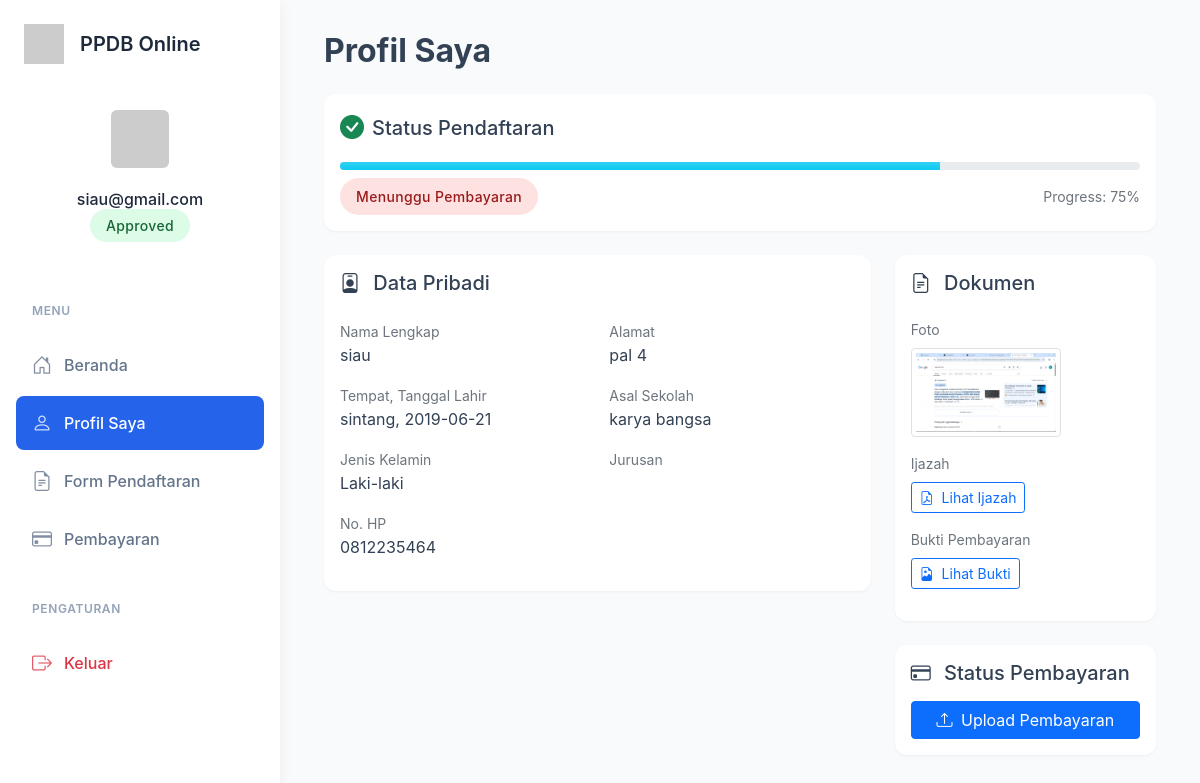
Screenshot of /profile (signed in) with the database file from the repository.
### app copy.py (models this page shows, shortened)
class User(db.Model):
    __tablename__ = 'users'  # Explicitly define table name
    id = db.Column(db.Integer, primary_key=True)
    username = db.Column(db.String(100), unique=True, nullable=False)
    password = db.Column(db.String(200), nullable=False)
    is_admin = db.Column(db.Boolean, default=False)
    is_verified = db.Column(db.Boolean, default=False)  # Add this attribute
    formulir = db.relationship('Formulir', back_populates='user')  # Add this relationship

class Formulir(db.Model):
    id = db.Column(db.Integer, primary_key=True)
    user_id = db.Column(db.Integer, db.ForeignKey('users.id'), nullable=False)  # Correct table name
    user = db.relationship('User', back_populates='formulir')
    nama_lengkap = db.Column(db.String(100))
    tempat_lahir = db.Column(db.String(100))
    tanggal_lahir = db.Column(db.String(100))
    jenis_kelamin = db.Column(db.String(20))
    alamat = db.Column(db.String(200))
    asal_sekolah = db.Column(db.String(200))
    no_hp = db.Column(db.String(20))
    foto_path = db.Column(db.String(200))
    ijazah_path = db.Column(db.String(200))
    pembayaran_path = db.Column(db.String(200))
    verifikasi_status = db.Column(db.String(20), default='belum')

### app copy.py (the view)
    def wrapper(*args, **kwargs):
        if 'user_id' not in session:
            flash('Anda perlu masuk terlebih dahulu.')
            return redirect(url_for('login'))
        return f(*args, **kwargs)

### templates/profile.html (shortened to what this page needs)
{% extends "base.html" %}
{% block content %}
<div class="row">
    <div class="col-12 mb-4">
        <h2 class="fw-bold mb-4">Profil Saya</h2>
        {% if formulir %}
        <div class="card mb-4">
            <div class="card-body">
                <div class="d-flex align-items-center mb-3">
                    <i class="bi bi-check-circle-fill fs-4 me-2 {% if formulir.verifikasi_status == 'approved' %}text-success{% elif formulir.verifikasi_status == 'pending' %}text-warning{% else %}text-danger{% endif %}"></i>
                    <h5 class="mb-0">Status Pendaftaran</h5>
                </div>
                {% set progress = 100 if formulir.verifikasi_status == 'approved' and formulir.pembayaran_status == 'approved'
                            else 75 if formulir.verifikasi_status == 'approved'
                            else 50 if formulir.verifikasi_status == 'pending'
                            else 25 if formulir.verifikasi_status == 'rejected'
                            else 0 %}
                <div class="progress rounded-pill mb-2" style="height: 15px;">
                    <div class="progress-bar bg-gradient {{ 'bg-success' if formulir.verifikasi_status == 'approved' and formulir.pembayaran_status == 'approved'
                                        else 'bg-info' if formulir.verifikasi_status == 'approved'
                                        else 'bg-warning' if formulir.verifikasi_status == 'pending'
                                        else 'bg-danger' }}"
                         role="progressbar"
                         style="width: {{ progress }}%">
                    </div>
                </div>
                <div class="d-flex justify-content-between align-items-center">
                    <span class="status-badge {{ 'status-approved' if formulir.verifikasi_status == 'approved' and formulir.pembayaran_status == 'approved'
                                    else 'status-pending' if formulir.verifikasi_status == 'pending'
                                    else 'status-rejected' }}">
                        {{ "Selesai" if formulir.verifikasi_status == 'approved' and formulir.pembayaran_status == 'approved'
                           else "Menunggu Pembayaran" if formulir.verifikasi_status == 'approved'
                           else formulir.verifikasi_status|title }}
                    </span>
                    <small class="text-muted">Progress: {{ progress }}%</small>
                </div>
            </div>
        </div>
        <div class="row">
            <div class="col-md-8">
                <div class="card mb-4">
                    <div class="card-body">
                        <h5 class="card-title mb-4">
                            <i class="bi bi-person-badge me-2"></i>
                            Data Pribadi
                        </h5>
                        <div class="row g-4">
                            <div class="col-md-6">
                                <div class="mb-3">
                                    <label class="text-muted small">Nama Lengkap</label>
                                    <p class="mb-0 fw-medium">{{ formulir.nama_lengkap }}</p>
                                </div>
                                <div class="mb-3">
                                    <label class="text-muted small">Tempat, Tanggal Lahir</label>
                                    <p class="mb-0 fw-medium">{{ formulir.tempat_lahir }}, {{ formulir.tanggal_lahir }}</p>
                                </div>
                                <div class="mb-3">
                                    <label class="text-muted small">Jenis Kelamin</label>
                                    <p class="mb-0 fw-medium">{{ formulir.jenis_kelamin }}</p>
                                </div>
                                <div class="mb-3">
                                    <label class="text-muted small">No. HP</label>
                                    <p class="mb-0 fw-medium">{{ formulir.no_hp }}</p>
                                </div>
                            </div>
                            <div class="col-md-6">
                                <div class="mb-3">
                                    <label class="text-muted small">Alamat</label>
                                    <p class="mb-0 fw-medium">{{ formulir.alamat }}</p>
                                </div>
                                <div class="mb-3">
                                    <label class="text-muted small">Asal Sekolah</label>
                                    <p class="mb-0 fw-medium">{{ formulir.asal_sekolah }}</p>
                                </div>
                                <div class="mb-3">
                                    <label class="text-muted small">Jurusan</label>
                                </div>
                            </div>
                        </div>
                    </div>
                </div>
            </div>
            <div class="col-md-4">
                <div class="card mb-4">
                    <div class="card-body">
                        <h5 class="card-title mb-4">
                            <i class="bi bi-file-earmark-text me-2"></i>
                            Dokumen
                        </h5>
                        {% if formulir.foto_path %}
                        <div class="mb-3">
                            <label class="text-muted small d-block mb-2">Foto</label>
                            <img src="{{ url_for('static', filename=formulir.foto_path) }}"
                                 class="img-thumbnail" style="max-width: 150px" alt="Foto profil">
                        </div>
                        {% endif %}
                        {% if formulir.ijazah_path %}
                        <div class="mb-3">
                            <label class="text-muted small d-block mb-2">Ijazah</label>
                            <a href="{{ url_for('static', filename=formulir.ijazah_path) }}"
                               class="btn btn-sm btn-outline-primary" target="_blank">
                               <i class="bi bi-file-earmark-pdf me-1"></i>
                               Lihat Ijazah
                            </a>
                        </div>
                        {% endif %}
                        {% if formulir.pembayaran_path %}
                        <div class="mb-3">
                            <label class="text-muted small d-block mb-2">Bukti Pembayaran</label>
                            <a href="{{ url_for('static', filename=formulir.pembayaran_path) }}"
                               class="btn btn-sm btn-outline-primary" target="_blank">
                               <i class="bi bi-file-earmark-image me-1"></i>
                               Lihat Bukti
                            </a>
                        </div>
                        {% endif %}
                    </div>
                </div>
                {% if formulir.verifikasi_status == 'approved' %}
                <div class="card">
                    <div class="card-body">
                        <h5 class="card-title mb-3">
                            <i class="bi bi-credit-card me-2"></i>
                            Status Pembayaran
                        </h5>
                        {% if formulir.pembayaran_status == 'approved' %}
                            <div class="status-badge status-approved w-100 text-center">Pembayaran Diterima</div>
                        {% elif formulir.pembayaran_status == 'pending' %}
                            <div class="status-badge status-pending w-100 text-center">Menunggu Verifikasi</div>
                        {% elif formulir.pembayaran_status == 'rejected' %}
                            <div class="status-badge status-rejected w-100 text-center mb-3">Pembayaran Ditolak</div>
                            <a href="{{ url_for('pembayaran') }}" class="btn btn-primary w-100">
                                <i class="bi bi-upload me-1"></i>
                                Upload Ulang Pembayaran
                            </a>
                        {% else %}
                            <a href="{{ url_for('pembayaran') }}" class="btn btn-primary w-100">
                                <i class="bi bi-upload me-1"></i>
                                Upload Pembayaran
                            </a>
                        {% endif %}
                    </div>
                </div>
                {% endif %}
            </div>
        </div>
        {% endif %}
    </div>
</div>
{% endblock %}

### templates/base.html (shortened to what this page needs)
<!DOCTYPE html>
<html>
<head>
  <link href="https://cdn.jsdelivr.net/npm/bootstrap@5.1.3/dist/css/bootstrap.min.css" rel="stylesheet">
  <link rel="stylesheet" href="https://cdn.jsdelivr.net/npm/bootstrap-icons@1.8.1/font/bootstrap-icons.css">
</head>
<body>
  <div class="wrapper">
    <nav class="sidebar">
      <div class="sidebar-header">
        <div class="sidebar-brand">
          <img src="https://ui-avatars.com/api/?name=PPDB&background=2563eb&color=fff" alt="Logo">
          <h4>PPDB Online</h4>
        </div>
        {% if session.user_id %}
        <div class="sidebar-user">
          {% set user = get_current_user() %}
          <img src="https://ui-avatars.com/api/?name={{ user.username }}&background=random" alt="Profile">
          <h6 class="mt-3 mb-1">{{ user.username }}</h6>
          {% set formulir = get_user_formulir() %}
          {% if formulir %}
          <span class="status-badge
                    {% if formulir.verifikasi_status == 'approved' %}status-approved
                    {% elif formulir.verifikasi_status == 'pending' %}status-pending
                    {% else %}status-rejected{% endif %}">
            {{ formulir.verifikasi_status|title }}
          </span>
          {% endif %}
        </div>
        {% endif %}
      </div>
      <div class="sidebar-menu">
        <div class="nav-section">
          <div class="nav-section-title">Menu</div>
          <div class="nav flex-column">
            {% if not session.user_id %}
            <a href="{{ url_for('index') }}" class="nav-link {{ 'active' if request.endpoint == 'index' }}">
              <i class="bi bi-house-door"></i>
              <span>Beranda</span>
            </a>
            <a href="{{ url_for('login') }}" class="nav-link {{ 'active' if request.endpoint == 'login' }}">
              <i class="bi bi-box-arrow-in-right"></i>
              <span>Login</span>
            </a>
            <a href="{{ url_for('register') }}" class="nav-link {{ 'active' if request.endpoint == 'register' }}">
              <i class="bi bi-person-plus"></i>
              <span>Daftar</span>
            </a>
            {% else %}
            <a href="{{ url_for('index') }}" class="nav-link {{ 'active' if request.endpoint == 'index' }}">
              <i class="bi bi-house-door"></i>
              <span>Beranda</span>
            </a>
            <a href="{{ url_for('profile') }}" class="nav-link {{ 'active' if request.endpoint == 'profile' }}">
              <i class="bi bi-person"></i>
              <span>Profil Saya</span>
            </a>
            <a href="{{ url_for('verifikasi') }}" class="nav-link {{ 'active' if request.endpoint == 'verifikasi' }}">
              <i class="bi bi-file-earmark-text"></i>
              <span>Form Pendaftaran</span>
            </a>
            {% set formulir = get_user_formulir() %}
            {% if formulir and formulir.verifikasi_status == 'approved' %}
            <a href="{{ url_for('pembayaran') }}" class="nav-link {{ 'active' if request.endpoint == 'pembayaran' }}">
              <i class="bi bi-credit-card"></i>
              <span>Pembayaran</span>
            </a>
            {% endif %}
            <div class="nav-section-title mt-4">Pengaturan</div>
            <a href="{{ url_for('logout') }}" class="nav-link text-danger">
              <i class="bi bi-box-arrow-right"></i>
              <span>Keluar</span>
            </a>
            {% endif %}
          </div>
        </div>
      </div>
    </nav>
    <div class="content">
      <div class="container-fluid">
        {% block content %}{% endblock %}
      </div>
    </div>
  </div>
</body>
</html>

### rows the page displays
User: username "siau@gmail.com"
Formulir: verifikasi_status "Approved", verifikasi_status "Menunggu Pembayaran", nama_lengkap "siau", tempat_lahir "sintang", tanggal_lahir "2019-06-21", jenis_kelamin "Laki-laki", no_hp "0812235464", alamat "pal 4", asal_sekolah "karya bangsa", foto_path (picture)

### other values shown
{{ progress }} "75"
